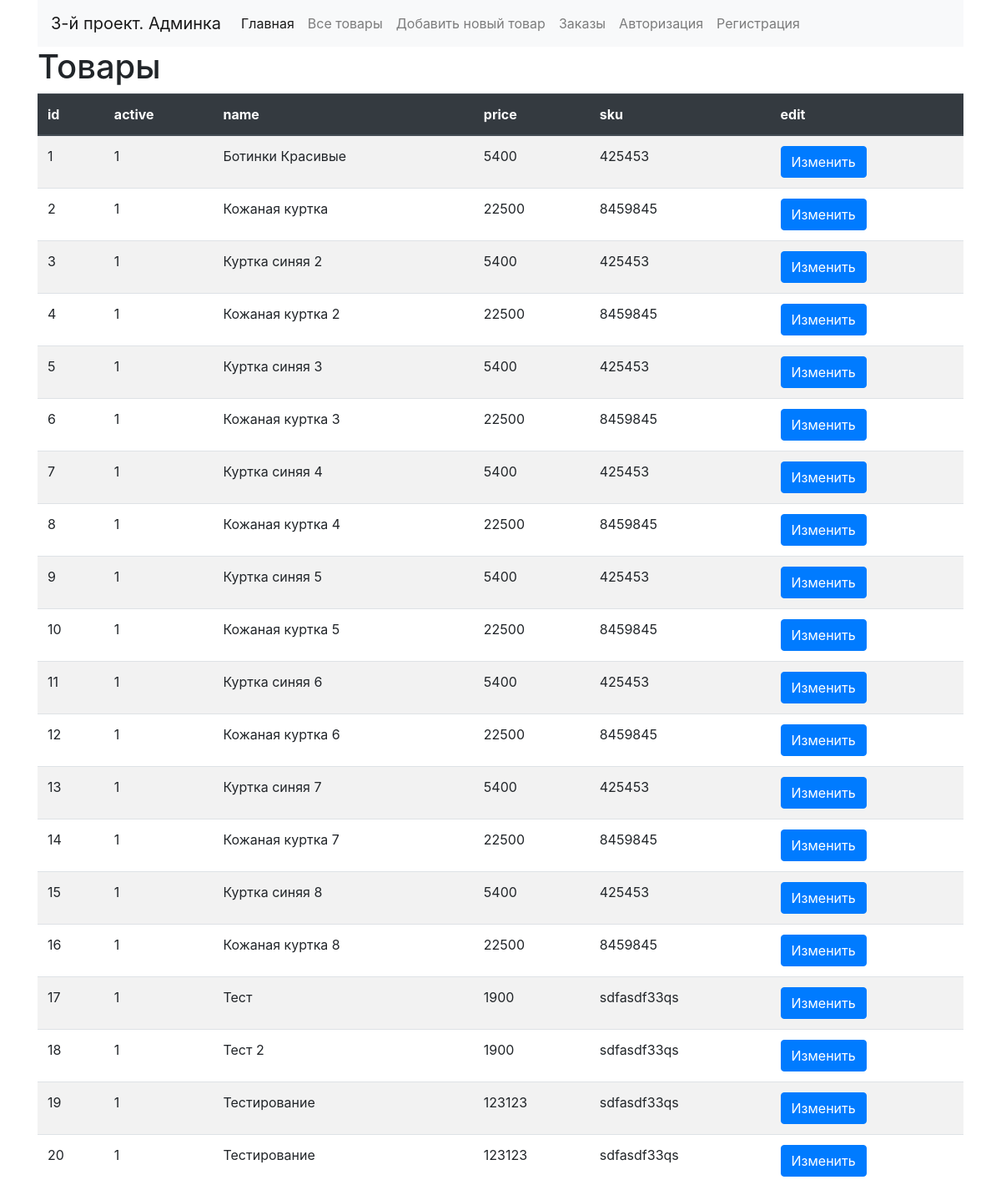
Screenshot of /admin/catalog.php (signed in) with the database file from the repository.
### tables this page shows
CREATE TABLE IF NOT EXISTS `products` (
  `id` int(11) NOT NULL AUTO_INCREMENT,
  `active` enum('0','1') NOT NULL DEFAULT '1',
  `name` varchar(255) NOT NULL,
  `price` float NOT NULL,
  `photo` varchar(255) NOT NULL,
  `sku` varchar(255) NOT NULL,
  `description` text NOT NULL,
  PRIMARY KEY (`id`)
);

### admin/catalog.php (the view, shortened to what this page needs)
<?php
    include($_SERVER['DOCUMENT_ROOT'].'/admin/modules/header.php');
    $template = [
        'products'=>[]
    ];
    $sql_products = "SELECT * FROM products";
    $result_products = mysqli_query($db, $sql_products);
    while( $row = mysqli_fetch_assoc($result_products) ){
        $template['products'][] = $row;
    }
?>
<div class="row">
    <div class="col-12">
        <h1>Товары</h1>
        <table class="table table-striped">
            <thead class="thead-dark">
                <tr>
                    <th>id</th>
                    <th>active</th>
                    <th>name</th>
                    <th>price</th>
                    <th>sku</th>
                    <th>edit</th>
                </tr>
            </thead>
            <tbody>
                <?php foreach( $template['products'] as $productItem ): ?>
                    <tr>
                        <td><?=$productItem['id']?></td>
                        <td><?=$productItem['active']?></td>
                        <td><?=$productItem['name']?></td>
                        <td><?=$productItem['price']?></td>
                        <td><?=$productItem['sku']?></td>
                        <td>
                            <a href="/admin/product.php?id=<?=$productItem['id']?>" class='btn btn-primary'>Изменить</a>
                        </td>
                    </tr>
                <?php endforeach;?>
            </tbody>
        </table>
    </div>
</div>
<?php include($_SERVER['DOCUMENT_ROOT'].'/admin/modules/footer.php'); ?>

### rows the page displays
products: id "1", active "1", name "Ботинки Красивые", price "5400", sku "425453"
products: id "2", active "1", name "Кожаная куртка", price "22500", sku "8459845"
products: id "3", active "1", name "Куртка синяя 2", price "5400", sku "425453"
products: id "4", active "1", name "Кожаная куртка 2", price "22500", sku "8459845"
products: id "5", active "1", name "Куртка синяя 3", price "5400", sku "425453"
products: id "6", active "1", name "Кожаная куртка 3", price "22500", sku "8459845"
products: id "7", active "1", name "Куртка синяя 4", price "5400", sku "425453"
products: id "8", active "1", name "Кожаная куртка 4", price "22500", sku "8459845"
products: id "9", active "1", name "Куртка синяя 5", price "5400", sku "425453"
products: id "10", active "1", name "Кожаная куртка 5", price "22500", sku "8459845"
products: id "11", active "1", name "Куртка синяя 6", price "5400", sku "425453"
products: id "12", active "1", name "Кожаная куртка 6", price "22500", sku "8459845"
products: id "13", active "1", name "Куртка синяя 7", price "5400", sku "425453"
products: id "14", active "1", name "Кожаная куртка 7", price "22500", sku "8459845"
products: id "15", active "1", name "Куртка синяя 8", price "5400", sku "425453"
products: id "16", active "1", name "Кожаная куртка 8", price "22500", sku "8459845"
products: id "17", active "1", name "Тест", price "1900", sku "sdfasdf33qs"
products: id "18", active "1", name "Тест 2", price "1900", sku "sdfasdf33qs"
products: id "19", active "1", name "Тестирование", price "123123", sku "sdfasdf33qs"
products: id "20", active "1", name "Тестирование", price "123123", sku "sdfasdf33qs"
